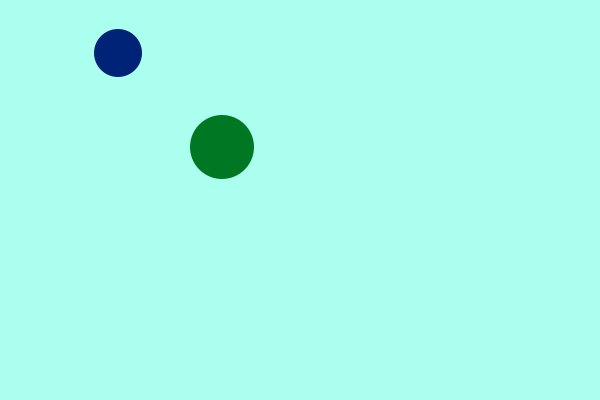
Frame 1 (no input)
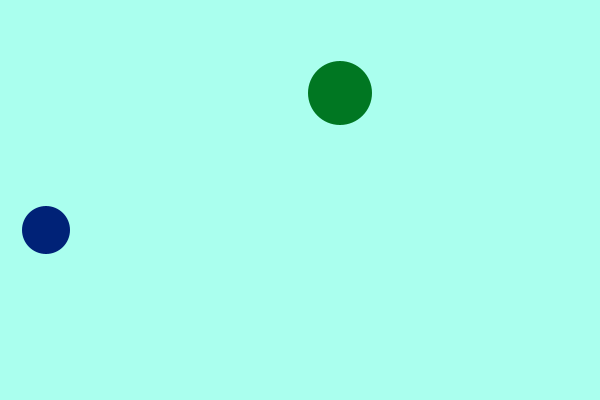
Frame 60 (the mouse pressed at the canvas centre just before this capture)
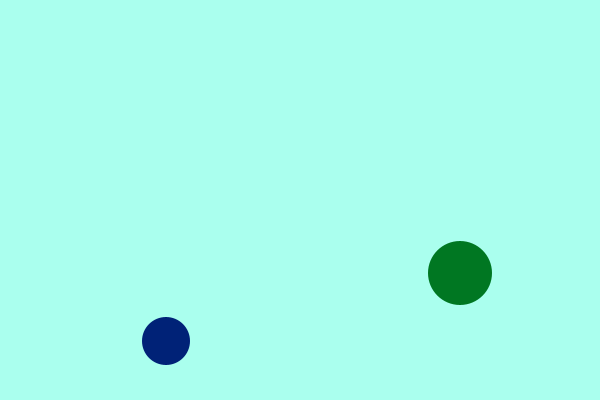
Frame 120 (the mouse held since frame 60 and released just before this capture)

The Processing sketch that drew these frames (run headless with seeded random() and noise(); from frame 60 on, the mouse is pressed at the canvas centre):

// Processing sketch: BouncingBalls
// ── BouncingBalls.pde
// 

// Ball handling
final int BALL_NB = 10;
// Positions
float[] posX = new float[BALL_NB];
float[] posY = new float[BALL_NB];
// Movement (linear)
float[] speedX = new float[BALL_NB];
float[] speedY = new float[BALL_NB];
// Radius of the balls
int[] radius = new int[BALL_NB];
// And the colors
color[] ballColor = new color[BALL_NB];
 
void setup()
{
  size(600, 400);
  smooth();
 
  // Initialize the ball's data
  posX[0] = 120;
  posY[0] = 50;
  speedX[0] = -2;
  speedY[0] = 3;
  radius[0] = 24;
  ballColor[0] = #002277;

  // Initialize the other ball's data
  posX[1] = 220;
  posY[1] = 150;
  speedX[1] = 2;
  speedY[1] = -3;
  radius[1] = 32;
  ballColor[1] = #007722;
}
 
void draw()
{
  // Erase the sketch area
  background(#AAFFEE);
  for (int i = 0; i < BALL_NB; i++)
  {
    // Compute the new ball position
    moveBall(i);
    // And display it
    displayBall(i);
  }
}
 
void moveBall(int n)
{
  // Move by the amount determined by the speed
  posX[n] += speedX[n];
  // Check the horizontal position against the bounds of the sketch
  if (posX[n] < radius[n] || posX[n] > width - radius[n])
  {
    // We went out of the area, we invert the h. speed (moving in the opposite direction)
    // and put back the ball inside the area
    speedX[n] = -speedX[n];
    posX[n] += speedX[n];
  }
  // Idem for the vertical speed/position
  posY[n] += speedY[n];
  if (posY[n] < radius[n] || posY[n] > height - radius[n])
  {
    speedY[n] = -speedY[n];
    posY[n] += speedY[n];
  }
}
 
void displayBall(int n)
{
  // Simple filled circle
  noStroke();
  fill(ballColor[n]);
  ellipse(posX[n], posY[n], radius[n] * 2, radius[n] * 2);
}
